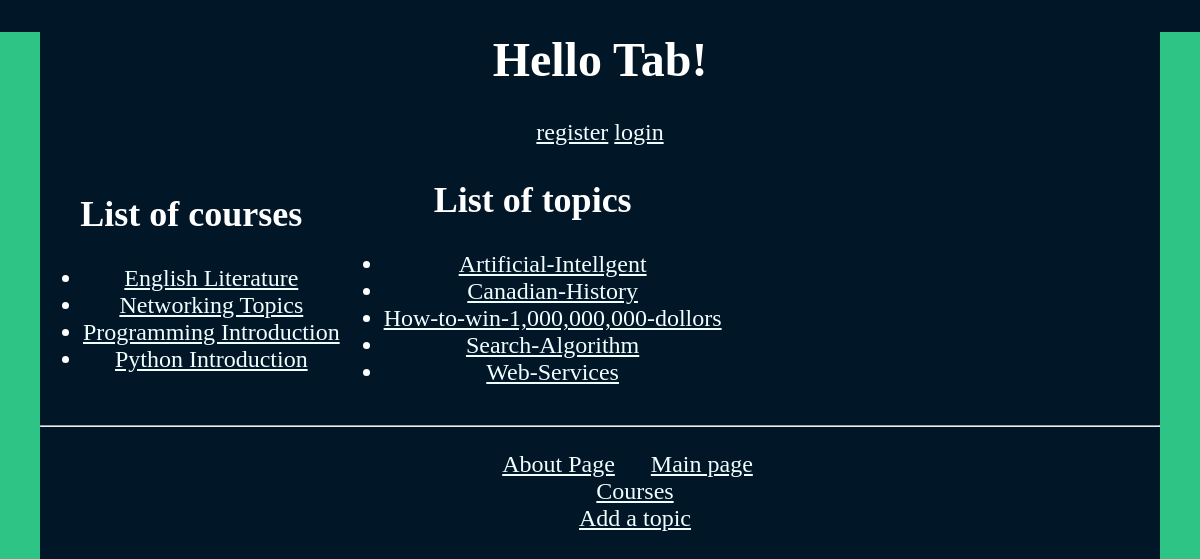
Page /myapp/ (signed in) on the earlier database version.
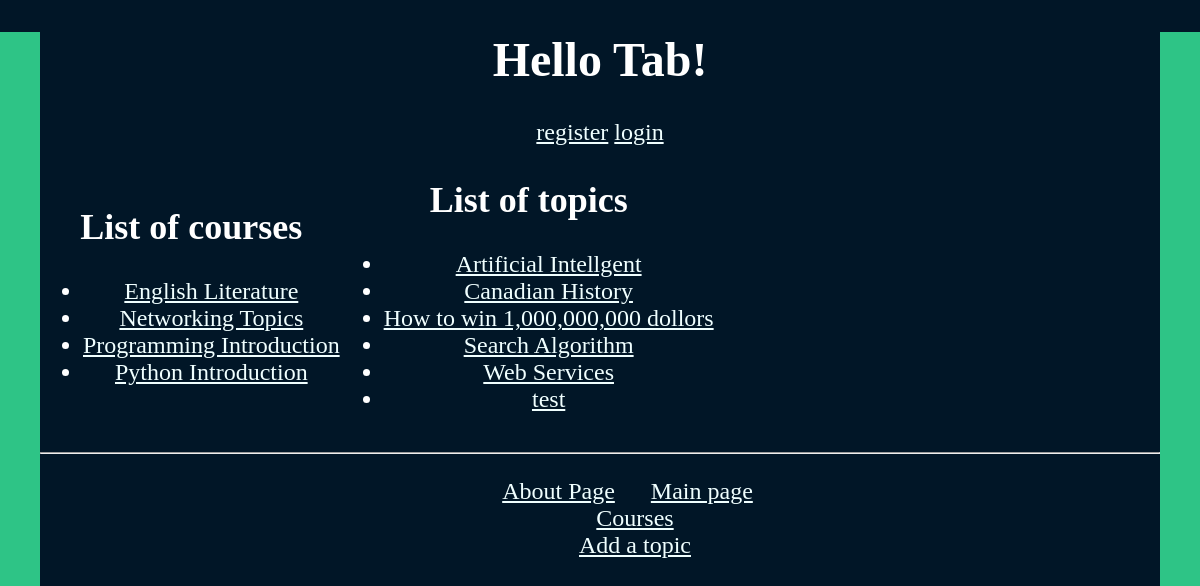
Same page on the later database version.
### myapp/models.py (models this page shows, shortened)
class Course(models.Model):
    course_no = models.IntegerField(primary_key=True)
    title = models.CharField(max_length=100)
    textbook = models.ForeignKey(Book)

class Topic(models.Model):
    subject = models.CharField(max_length=100, unique=True)
    intro_course = models.BooleanField(default=True)
    TIME_CHOICES = (
        (0, 'No preference'),
        (1, 'Morning'),
        (2, 'Afternoon'),
        (3, 'Evening')
    )
    time = models.IntegerField(default=0, choices=TIME_CHOICES)
    num_responses = models.IntegerField(default=0)
    avg_age =models.IntegerField(default=20)

### myapp/views.py (the view)
@login_required
def index(request):
    courselist = Course.objects.all().order_by('title')[:10]
    topiclist = Topic.objects.all().order_by('subject')[:10]
    return render(request, 'myapp/index.html', {'courselist': courselist, 'topiclist': topiclist})

### myapp/templates/myapp/index.html (shortened to what this page needs)
<!DOCTYPE html>
<html lang="en">
<head>
</head>
<body>
    {% extends 'myapp/base.html' %}
    {% block myhdg %}
        <h1>Hello Tab!</h1>
    {% endblock %}
    {% block body_block %}
    <table>
      <tr>
        <td>
    {% if courselist %}
        <h2>List of courses</h2>
        <ul>
            {% for course in courselist %}
                <li><a href="/myapp/course/{{ course.course_no }}" >{{ course.title }}</a></li>
            {% endfor %}
        </ul>
    {% else%}
        <strong> There are no available courses!</strong>
    {% endif %}
        </td>
        <td>
    {% if topiclist %}
        <h2>List of topics</h2>
        <ul>
            {% for topic in topiclist %}
                <li><a href="/myapp/topic/{{ topic.subject }}" >{{ topic.subject }} </a></li>
            {% endfor %}
        </ul>
    {% else%}
        <strong> There are no available topics!</strong>
    {% endif %}
        </td>
      </tr>
    </table>
    {% endblock %}

Differences in the rows shown:
changed Topic: subject "Artificial-Intellgent" → "Artificial Intellgent"
changed Topic: subject "Canadian-History" → "Canadian History"
changed Topic: subject "How-to-win-1,000,000,000-dollors" → "How to win 1,000,000,000 dollors"
changed Topic: subject "Search-Algorithm" → "Search Algorithm"
changed Topic: subject "Web-Services" → "Web Services"
added Topic: subject "test"
